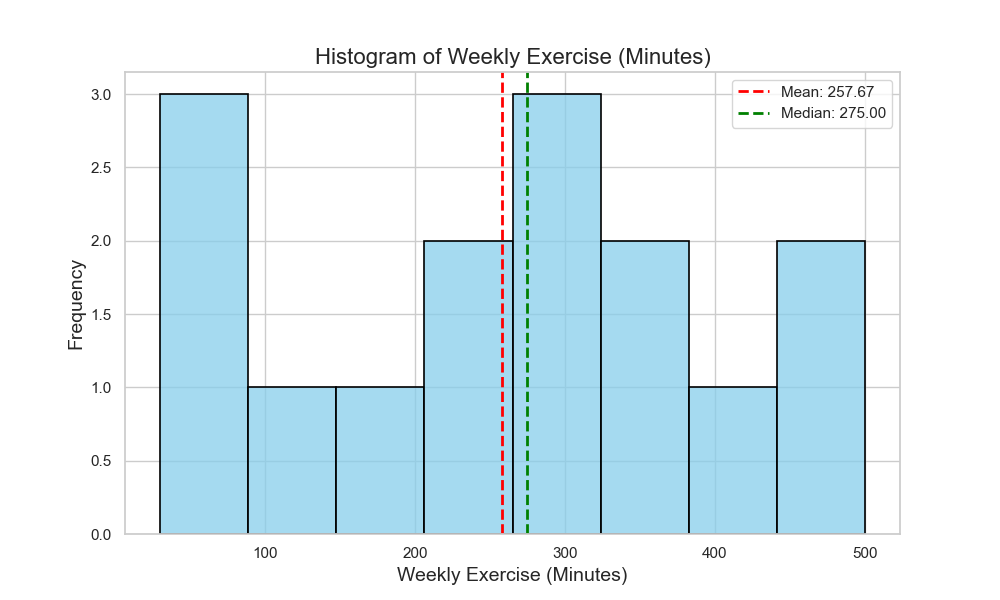

Python code for this plot:

import seaborn as sns
import matplotlib.pyplot as plt
import pandas as pd

# Data preparation
data_points = [
    {'Weekly Exercise (Minutes)': 450}, {'Weekly Exercise (Minutes)': 60},
    {'Weekly Exercise (Minutes)': 300}, {'Weekly Exercise (Minutes)': 210},
    {'Weekly Exercise (Minutes)': 400}, {'Weekly Exercise (Minutes)': 30},
    {'Weekly Exercise (Minutes)': 500}, {'Weekly Exercise (Minutes)': 240},
    {'Weekly Exercise (Minutes)': 180}, {'Weekly Exercise (Minutes)': 360},
    {'Weekly Exercise (Minutes)': 80}, {'Weekly Exercise (Minutes)': 120},
    {'Weekly Exercise (Minutes)': 310}, {'Weekly Exercise (Minutes)': 275},
    {'Weekly Exercise (Minutes)': 350}
]

# Convert the list of dictionaries to a DataFrame
df = pd.DataFrame(data_points)

# Set the aesthetic style of the plots
sns.set_style("whitegrid")

# Creating the histogram using seaborn
plt.figure(figsize=(10, 6))
sns.histplot(
    df['Weekly Exercise (Minutes)'],
    bins=8,  # Assuming 8 bins for the histogram
    kde=False,  # Disabling the kernel density estimate
    color='skyblue',  # Choosing a color for the bars
    edgecolor='black',  # Edge color for bars for better definition
    linewidth=1.2  # Line width for edge color
)

# Further customization for a diversified visual encoding
plt.title('Histogram of Weekly Exercise (Minutes)', fontsize=16)
plt.xlabel('Weekly Exercise (Minutes)', fontsize=14)
plt.ylabel('Frequency', fontsize=14)

# Adding vertical lines for mean and median
mean_value = df['Weekly Exercise (Minutes)'].mean()
median_value = df['Weekly Exercise (Minutes)'].median()
plt.axvline(mean_value, color='red', linestyle='dashed', linewidth=2, label=f'Mean: {mean_value:.2f}')
plt.axvline(median_value, color='green', linestyle='dashed', linewidth=2, label=f'Median: {median_value:.2f}')

plt.legend()

# Show plot
plt.show()
